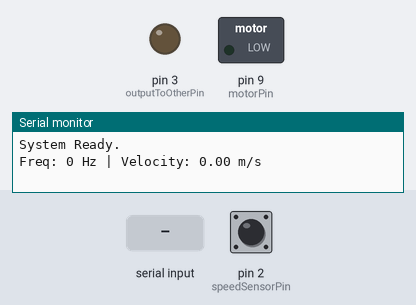
Simulated run of this sketch. Board: Arduino Uno, built with avr-gcc and run on an emulated ATmega328P. Shown: switched loads named in the sketch (green lamp = pin HIGH), output pins drawn as LEDs (lit = HIGH), the last lines printed to the serial monitor. The test bench sets the inputs (shaded band); at power-on: pin 2 (speedSensorPin) HIGH.

Above: at 1.2 s.
1.3 s: "90,45\n" received over Serial
At 2.4 s:
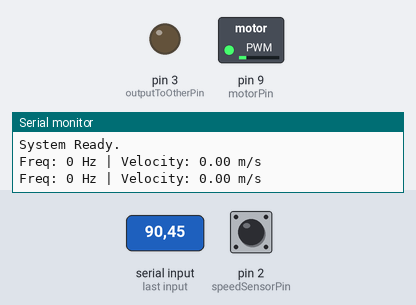
2.8 s: "30,150\n" received over Serial
At 3.6 s:
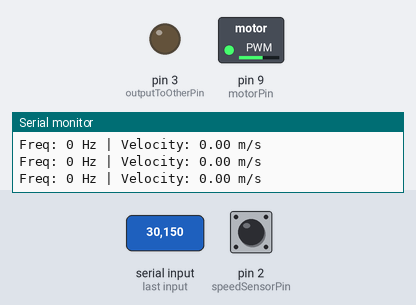
4.3 s: "200\n" received over Serial
At 4.6 s:
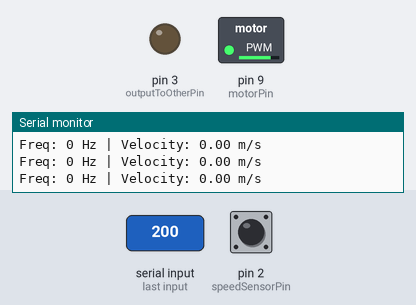
5.8 s: "90\n" received over Serial
At 6.9 s:
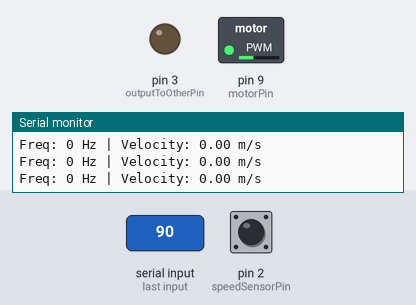
7.3 s: pin 2 (speedSensorPin) pulsed LOW 2 times (0.12 s each, 0.3 s apart)
At 8.5 s:
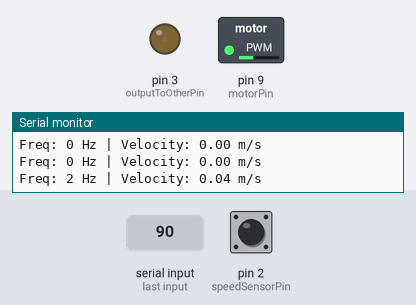
Timing chart, 0 to 10.5 s (numbered marks = the images above; inputs shaded):
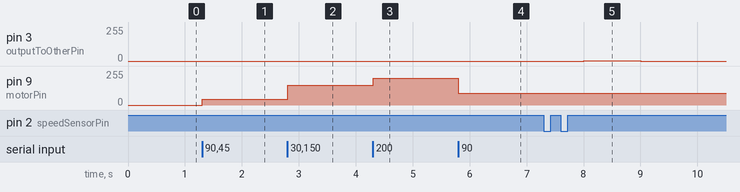

The sketch:

sketch_dec30a.ino
```cpp
// --- CONFIGURATION SECTION (CHANGE THESE) ---
float wheelDiameter = 0.10;    // Diameter of your wheel in METERS (e.g., 10cm = 0.10)
int pulsesPerRev = 15;         // How many pulses the motor sends for 1 full turn.
                               // (Start with 15. See "How to Calibrate" below to fix this)

// --- PIN DEFINITIONS ---
const int motorPin = 9;
const int speedSensorPin = 2;
const int outputToOtherPin = 3;

// --- VARIABLES ---
volatile unsigned long pulseCount = 0;
unsigned long previousMillis = 0;
const long interval = 1000;
const int MAX_MOTOR_HZ = 500;

void setup() {
  pinMode(motorPin, OUTPUT);
  pinMode(outputToOtherPin, OUTPUT);
  pinMode(speedSensorPin, INPUT_PULLUP);

  attachInterrupt(digitalPinToInterrupt(speedSensorPin), countPulses, RISING);

  Serial.begin(9600);
  analogWrite(motorPin, 0);
  Serial.println("System Ready.");
}

void loop() {
  // 1. MOTOR CONTROL (Same as before)
  if (Serial.available() > 0) {
    int cmdSpeed = Serial.parseInt();
    if (Serial.peek() == '\n') Serial.read();

    if (cmdSpeed < 0) cmdSpeed = 0;
    if (cmdSpeed > 255) cmdSpeed = 255;
    analogWrite(motorPin, cmdSpeed);
  }

  // 2. CALCULATE VELOCITY
  unsigned long currentMillis = millis();

  if (currentMillis - previousMillis >= interval) {
    previousMillis = currentMillis;

    noInterrupts();
    unsigned long currentHz = pulseCount;
    pulseCount = 0;
    interrupts();

    // --- MATH: Convert Hz to Velocity (m/s) ---

    // Step A: Calculate Revolutions Per Second (RPS)
    // We use 'float' to keep decimal points
    float rps = (float)currentHz / pulsesPerRev;

    // Step B: Calculate Circumference (Distance of one turn)
    float circumference = wheelDiameter * 3.14159;

    // Step C: Velocity = RPS * Circumference
    float velocityMS = rps * circumference;

    // --- OUTPUT ---
    Serial.print("Freq: ");
    Serial.print(currentHz);
    Serial.print(" Hz | Velocity: ");
    Serial.print(velocityMS);
    Serial.println(" m/s");

    // Optional: Send scaled speed to other controller (Method 1 from before)
    int outputSignal = map(currentHz, 0, MAX_MOTOR_HZ, 0, 255);
    outputSignal = constrain(outputSignal, 0, 255);
    analogWrite(outputToOtherPin, outputSignal);
  }
}

void countPulses() {
  pulseCount++;
}
```

Measured:
- after the input at 1.3 s, pin 9 (motorPin): 0/255 → 45/255 at once
- after the input at 2.8 s, pin 9 (motorPin): 45/255 → 150/255 at once
- after the input at 4.3 s, pin 9 (motorPin): 150/255 → 200/255 at once
- after the input at 5.8 s, pin 9 (motorPin): 200/255 → 90/255 at once
- after the input at 7.3 s, pin 3 (outputToOtherPin): 0/255 → 1/255 after 0.70 s, → 0/255 1.0 s later
